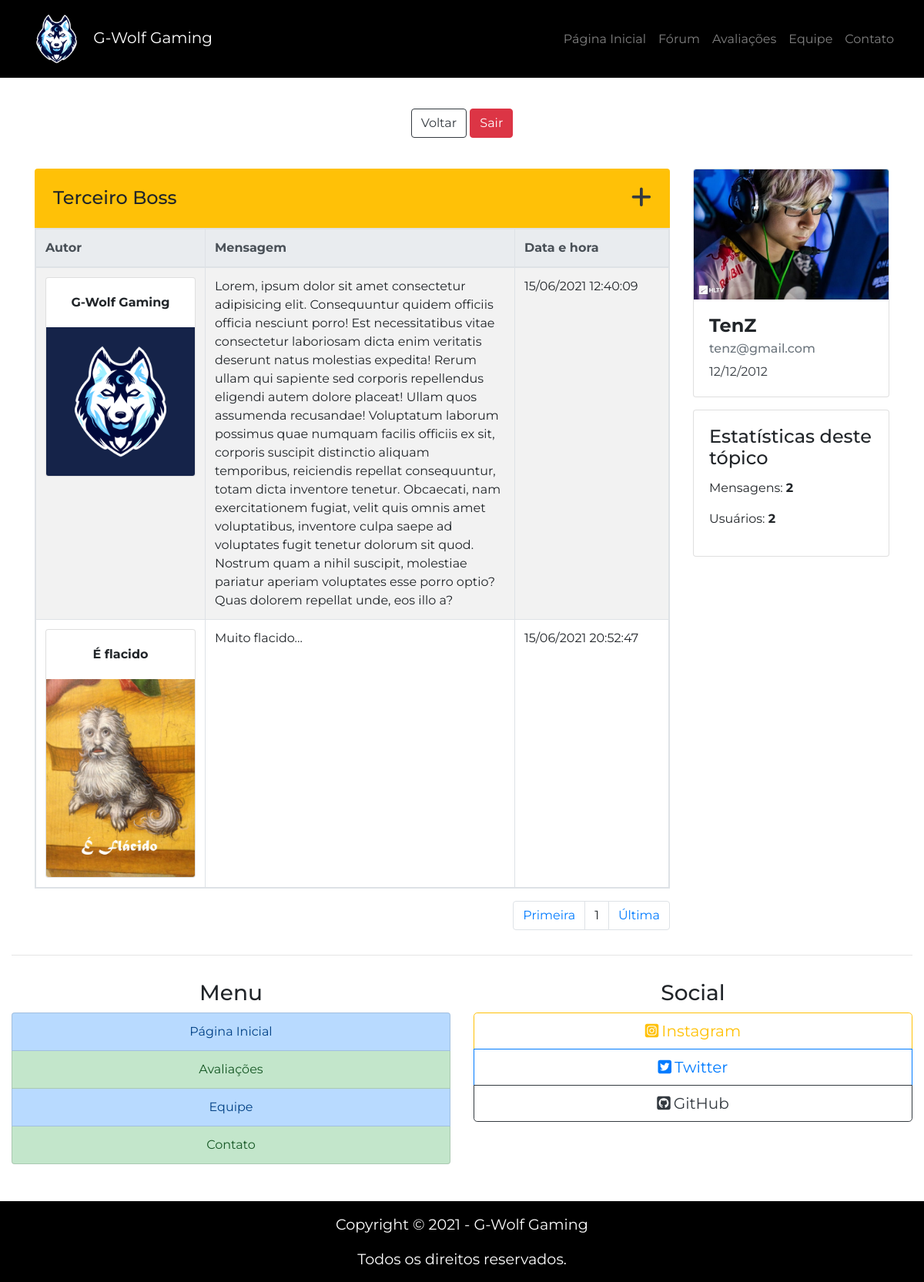
The page /topicos/third-boss.php (signed in) on the database its author committed.
### tables this page shows
CREATE TABLE IF NOT EXISTS `mensagens_topico` (
  `id_msg` int(11) NOT NULL AUTO_INCREMENT,
  `conteudo_msg` varchar(3000) NOT NULL,
  `autor_msg` varchar(255) NOT NULL,
  `img_autor_msg` varchar(40) NOT NULL,
  `data_msg` datetime NOT NULL,
  `topico_msg` varchar(255) NOT NULL,
  PRIMARY KEY (`id_msg`)
);

### php/converte_data.php (called while the page is built)
<?php
$datadobanco = $_SESSION['usuarioDtNasc'];
$dataconvertida = implode("/", array_reverse(explode("-", $datadobanco)));

### topicos/third-boss.php (the view, shortened to what this page needs)
<?php
include_once("../php/conexao.php");
include_once("../php/converte_data.php");
$contar_msg = "SELECT * FROM mensagens_topico WHERE topico_msg = 'Terceiro Boss'";
$resultado_contar_msg = mysqli_query($connect, $contar_msg);
$total_msg = mysqli_num_rows($resultado_contar_msg);
$contar_usuarios = "SELECT autor_msg, COUNT(autor_msg) as total FROM mensagens_topico WHERE topico_msg = 'Terceiro Boss' GROUP BY autor_msg";
$resultado_contar_usuarios = mysqli_query($connect, $contar_usuarios);
$total_usuarios = mysqli_num_rows($resultado_contar_usuarios);
?>
<!DOCTYPE html>
<html lang="pt-br">
<head>
    <link rel="stylesheet" href="https://stackpath.bootstrapcdn.com/bootstrap/4.5.0/css/bootstrap.min.css">
    <link rel="stylesheet" href="../css/global.css">
    <link rel="stylesheet" href="../css/homeforum.css">
</head>
<body>
    <header>
        <nav class="navbar navbar-expand-lg navbar-dark bg-black">
            <div class="container-fluid py-0">
                <a class="navbar-brand text-white p-0" href="../index.php">
                    <img id="logo" src="../assets/logo-sem-texto.png" alt="G-Wolf Gaming">
                    G-Wolf Gaming
                </a>
                <div class="collapse navbar-collapse justify-content-end" id="navbarSite">
                    <ul class="navbar-nav">
                        <li class="nav-item">
                            <a class="nav-link" href="../index.php">Página Inicial</a>
                        </li>
                        <li class="nav-item">
                            <a class="nav-link" href="../forum.php">Fórum</a>
                        </li>
                        <li class="nav-item">
                            <a class="nav-link" href="../avaliacoes.html">Avaliações</a>
                        </li>
                        <li class="nav-item">
                            <a class="nav-link" href="../equipe.html">Equipe</a>
                        </li>
                        <li class="nav-item">
                            <a class="nav-link " href="../contato.php">Contato</a>
                        </li>
                    </ul>
                </div>
            </div>
        </nav>
    </header>
    <main>
        <div class="container mt-2">
            <div class="bg-white mb-3 rounded-bottom">
                <div class="container">
                    <div class="row py-4 d-flex align-items-center">
                        <div class="col-md-12 text-center">
                            <a href="../forum.php" class="btn btn-outline-dark mt-2">Voltar</a>
                            <a href="../php/sair.php"><button class="btn btn-danger mt-2">Sair</button></a>
                        </div>
                    </div>
                </div>
            </div>
            <div class="row">
                <div class="col-12 col-lg-9 col-xl-9">
                    <div id="topic" class="d-flex bg-warning mb-0 p-4 rounded-top justify-content-between">
                        <h2 class="h4 mb-0">Terceiro Boss</h2>
                        <a href class="h4 text-dark mb-0" data-toggle="modal" data-target="#createMsgModal"><i class="fas fa-plus fa-lg"></i></a>
                    </div>
                    <table class="table table-striped table-bordered table-responsive">
                        <thead class="thead-light">
                            <tr>
                                <th scope="col" class="autor-col">Autor</th>
                                <th scope="col" class="msg-col">Mensagem</th>
                                <th scope="col" class="date-col">Data e hora</th>
                            </tr>
                        </thead>
                        <tbody>
                            <?php
                                $pagina_atual = filter_input(INPUT_GET, 'pagina', FILTER_SANITIZE_NUMBER_INT);
                                $pagina = (!empty($pagina_atual)) ? $pagina_atual : 1;
                                $qnt_pagina = 20;
                                $inicio = ($qnt_pagina * $pagina) - $qnt_pagina;
                                $show_msg = "SELECT * FROM mensagens_topico WHERE topico_msg = 'Terceiro Boss' LIMIT $inicio, $qnt_pagina";
                                $resultado_show_msg = mysqli_query($connect, $show_msg);
                                while($row_msg = mysqli_fetch_assoc($resultado_show_msg)):
                            ?>
                            <tr>
                                <td>
                                    <div class="card text-center">
                                        <div class="card-body">
                                            <b><?php echo $row_msg['autor_msg']; ?></b>
                                        </div>
                                        <img class="card-img-bottom" src="../upload/<?php echo $row_msg['img_autor_msg']; ?>" alt="Imagem Autor">
                                    </div>
                                </td>
                                <td>
                                    <?php echo $row_msg['conteudo_msg']; ?>
                                </td>
                                <td>
                                    <div><?php $data_msg = $row_msg['data_msg']; echo date('d/m/Y H:i:s', strtotime($data_msg)); ?></div>
                                </td>
                            </tr>
                            <?php
                                endwhile;
                            ?>
                        </tbody>
                    </table>
                    <div>
                        <nav>
                            <ul class="pagination justify-content-end">
                        <?php
                            $result_pg = "SELECT COUNT(id_msg) AS num_result FROM mensagens_topico WHERE topico_msg = 'Terceiro Boss'";
                            $resultado_pg = mysqli_query($connect, $result_pg);
                            $row_pg = mysqli_fetch_assoc($resultado_pg);
                            $quantidade_pg = ceil($row_pg['num_result'] / $qnt_pagina);
                            echo "<li class='page-item'><a class='page-link' href='./third-boss.php?pagina=1'>Primeira</a></li>";
                            echo "<li class='page-item'><a class='page-link'>$pagina</a></li>";
                            echo "<li class='page-item'><a class='page-link' href='./third-boss.php?pagina=$quantidade_pg'>Última</a></li>";
                        ?>
                            </ul>
                        </nav>
                    </div>
                </div>
                <div class="col-12 col-lg-3 col-xl-3">
                    <aside>
                        <div class="row">
                            <div class="col-12 col-sm-6 col-lg-12 col-xl-12">
                                <div class="card mb-3 mb-sm-3 mb-xl-3">
                                    <img src="../upload/<?php echo $_SESSION['usuarioImgPerfil']; ?>" class="card-img-top">
                                    <div class="card-body">
                                        <h4 class="card-title"><b><?php echo $_SESSION['usuarioNome']; ?></b></h4>
                                        <h6 class="card-subtitle mb-2 text-muted"><?php echo $_SESSION['usuarioEmail']; ?></h5>
                                        <p class="card-text text-dark"><?php echo $dataconvertida; ?></p>
                                    </div>
                                </div>
                            </div>
                            <div class="col-12 col-sm-6 col-lg-12 col-xl-12">
                                <div class="card mb-3 mb-sm-3 mb-xl-3">
                                    <div class="card-body">
                                        <h2 class="h4 card-title">Estatísticas deste tópico</h1>
                                        <p>Mensagens: <b><?php echo $total_msg; ?></b></p>
                                        <p>Usuários: <b><?php echo $total_usuarios; ?></b></p>
                                    </div>
                                </div>
                            </div>
                        </div>
                    </aside>
                </div>
            </div>
        </div>
    </main>
    <footer>
        <div class="container-fluid">
            <div class="row">
                <div class="col-12 mb-3">
                    <hr>
                </div>
                <div class="col-sm-6 mb-4 text-center">
                    <h3>Menu</h3>
                    <div class="list-group">
                        <a class="list-group-item list-group-item-action list-group-item-primary" href="../index.php">Página Inicial</a>
                        <a class="list-group-item list-group-item-action list-group-item-success" href="../avaliacoes.html">Avaliações</a>
                        <a class="list-group-item list-group-item-action list-group-item-primary" href="../equipe.html">Equipe</a>
                        <a class="list-group-item list-group-item-action list-group-item-success" href="../contato.php">Contato</a>
                    </div>
                </div>
                <div class="col-sm-6 mb-1 text-center">
                    <h3>Social</h3>
                    <div class="btn-group-vertical btn-block btn-group-lg" role="group">
                        <a class="btn btn-outline-warning" href="https://www.instagram.com/oficialgwolf/" target="_blank"><i class="fab fa-instagram-square mr-1"></i>Instagram</a>
                        <a class="btn btn-outline-primary" href="https://twitter.com/oficialgwolf" target="_blank"><i class="fab fa-twitter-square mr-1"></i>Twitter</a>
                        <a class="btn btn-outline-dark" href="https://github.com/oficialgwolf" target="_blank"><i class="fab fa-github-square mr-1"></i>GitHub</a>
                    </div>
                </div>
                <div class="col-12 text-center bg-black pt-3 mt-4">
                    <p class="font-size-maior text-white">Copyright © 2021 - G-Wolf Gaming</p>
                    <p class="font-size-maior text-white">Todos os direitos reservados.</p>
                </div>
            </div>
        </div>
    </footer>
</body>
</html>

### css/global.css (style rules this page uses)
body { font-family: 'Montserrat', sans-serif; }
.bg-black { background-color: #000; }
.font-size-maior { font-size: 1.2em; }
#logo { width: 85px; }

### css/homeforum.css (style rules this page uses)
.autor-col { min-width: 220px; }
.msg-col { min-width: 402px; }
.date-col { min-width: 200px; }

### rows shown on the page
mensagens_topico: autor_msg "G-Wolf Gaming", img_autor_msg (picture), conteudo_msg "Lorem, ipsum dolor sit amet consectetur adipisicing elit. Consequuntur quidem officiis officia nesciunt porro! Est necessitatibus vitae consectetur laboriosam dicta enim veritatis deserunt natus molestias expedita! Rerum ullam qui sapiente sed corporis repellendus eligendi autem dolore placeat! Ullam quos assumenda recusandae! Voluptatum laborum possimus quae numquam facilis officiis ex sit, corporis suscipit distinctio aliquam temporibus, reiciendis repellat consequuntur, totam dicta inventore tenetur. Obcaecati, nam exercitationem fugiat, velit quis omnis amet voluptatibus, inventore culpa saepe ad voluptates fugit tenetur dolorum sit quod. Nostrum quam a nihil suscipit, molestiae…", data_msg "15/06/2021 12:40:09"
mensagens_topico: autor_msg "É flacido", img_autor_msg (picture), conteudo_msg "Muito flacido...", data_msg "15/06/2021 20:52:47"

### other values the page prints
$pagina "1"
$_SESSION['usuarioNome'] "TenZ"
$_SESSION['usuarioEmail'] "tenz@gmail.com"
$dataconvertida "12/12/2012"
$total_msg "2"
$total_usuarios "2"
